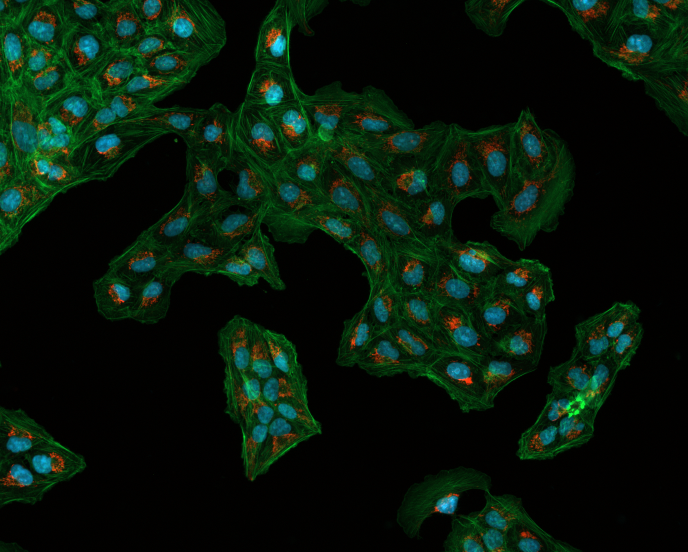
#> input picture images/nuc.png, 1376 x 1104 px (shown at 1/2 size)
$ python kapur_entropy.py
#> lines starting #> are read from the running program, lines starting #| are printed output that depends on the picture; after the words box and inside, x2 and y2 are one past the last pixel; in counts of white or black regions, pixels touching at a corner belong together
import cv2
import numpy as np


img = cv2.imread('images/nuc.png', 0)
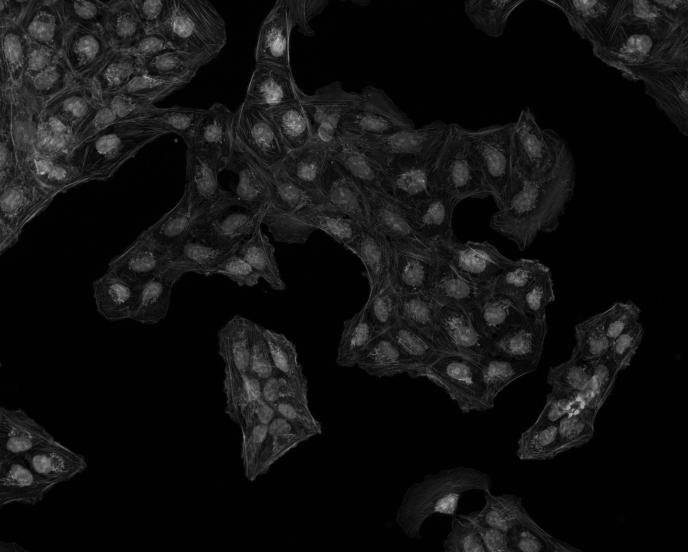
#> img: shape (1104, 1376) (shown at 1/2 size); min 0, max 255, mean 17.4

orig=img
if img is None:
    print("Error: could not load image")
    exit()


hist, bins = np.histogram(img.flatten(), 256, [0, 256])
#> hist = 256 values, max 465494 at index 1, min 0 at index 191, mean 5934; bins = 257 values from 0 to 256

#  the cumulative distribution function (CDF) of the histogram
cdf = hist.cumsum()
#> cdf = 256 values from 146099 to 1519104
cdf_normalized = cdf / float(cdf.max())
#> cdf_normalized = 256 values from 0.0962 to 1

# kapur entropy function for all possible threshold values
thresholds = range(256)
entropies = []
for t in thresholds:
    #  probability distribution function (PDF) for each class
    pdf1 = cdf_normalized[t]
    pdf2 = 1 - pdf1
    if pdf1 == 0 or pdf2 == 0:
        entropies.append(0)
        continue
    #  entropy of each class
    entropy1 = -pdf1 * np.log2(pdf1)
    entropy2 = -pdf2 * np.log2(pdf2)
    #  Kapur entropy function
    entropy = entropy1 + entropy2
    entropies.append(entropy)
#> this loop made 256 passes
#> (pdf1, pdf2, entropy1, entropy2, entropy) on passes 1 to 3: (0.0962, 0.904, 0.325, 0.132, 0.457), (0.403, 0.597, 0.528, 0.444, 0.972), (0.526, 0.474, 0.487, 0.511, 0.998)
#> after the loop, entropies = 256 values, max 0.998 at index 2, min 0 at index 255, mean 0.211

# find  threshold value that maximizes the Kapur entropy
optimal_threshold = thresholds[np.argmax(entropies)]
#> optimal_threshold = 2


img_seg = np.zeros_like(img)
img_seg[img > optimal_threshold] = 255
cv2.namedWindow('seg image', cv2.WINDOW_NORMAL)
cv2.namedWindow('Input image', cv2.WINDOW_NORMAL)
cv2.resizeWindow("seg image", 300, 700)
cv2.resizeWindow("Input image", 300, 700)

cv2.imshow('seg image', img_seg)
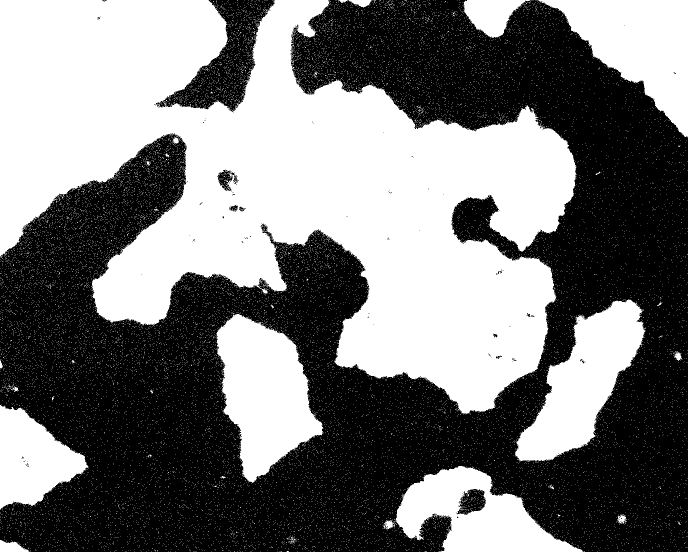
#> window 'seg image': shape (1104, 1376) (shown at 1/2 size); 47.4% white; 19980 white regions (19952 under 20 px), largest, box (x1, y1, x2, y2) and area: (0, 0, 1153, 829) 510074, (431, 627, 647, 966) 43306, (1076, 0, 1376, 275) 39596
cv2.imshow('Input image', orig)

cv2.waitKey(0)
cv2.destroyAllWindows()
